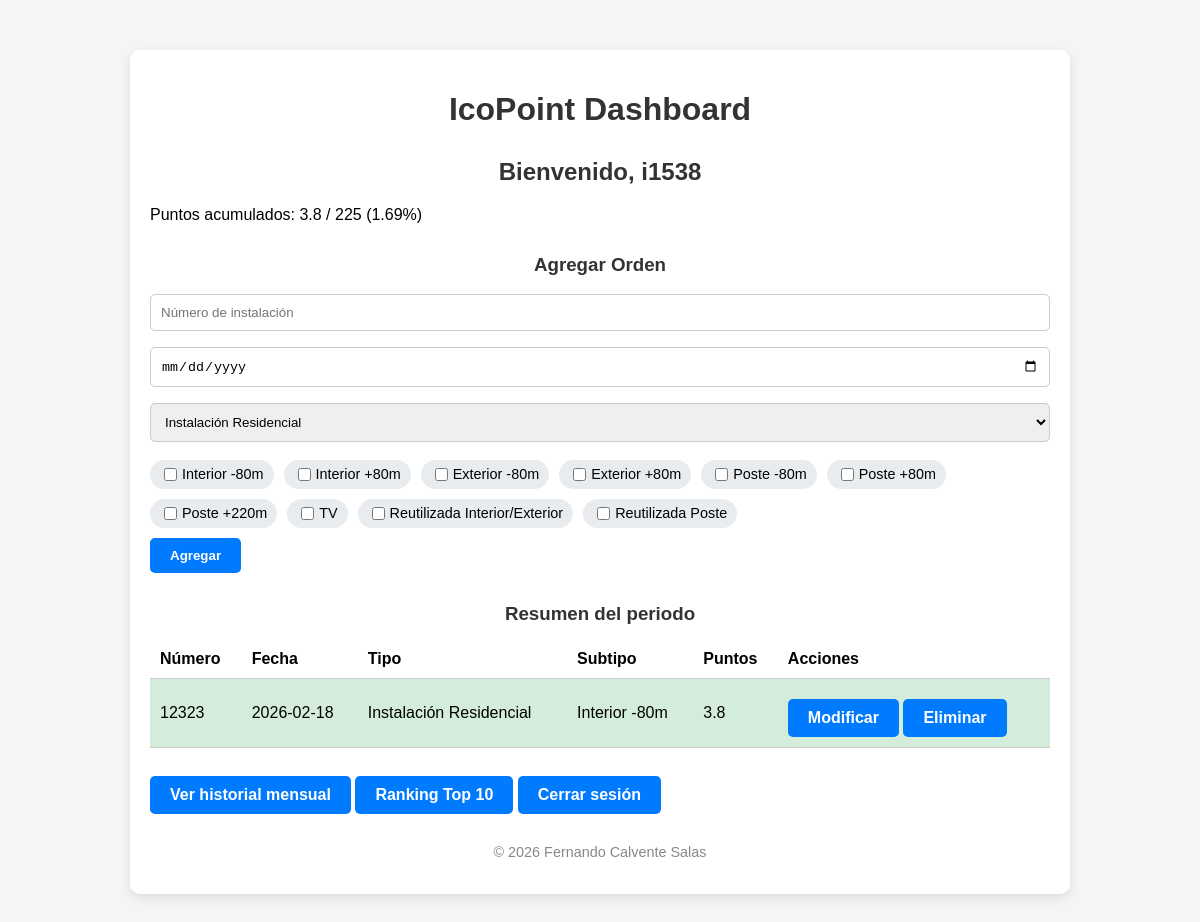
/dashboard (signed in), run on an earlier commit of the app's database.
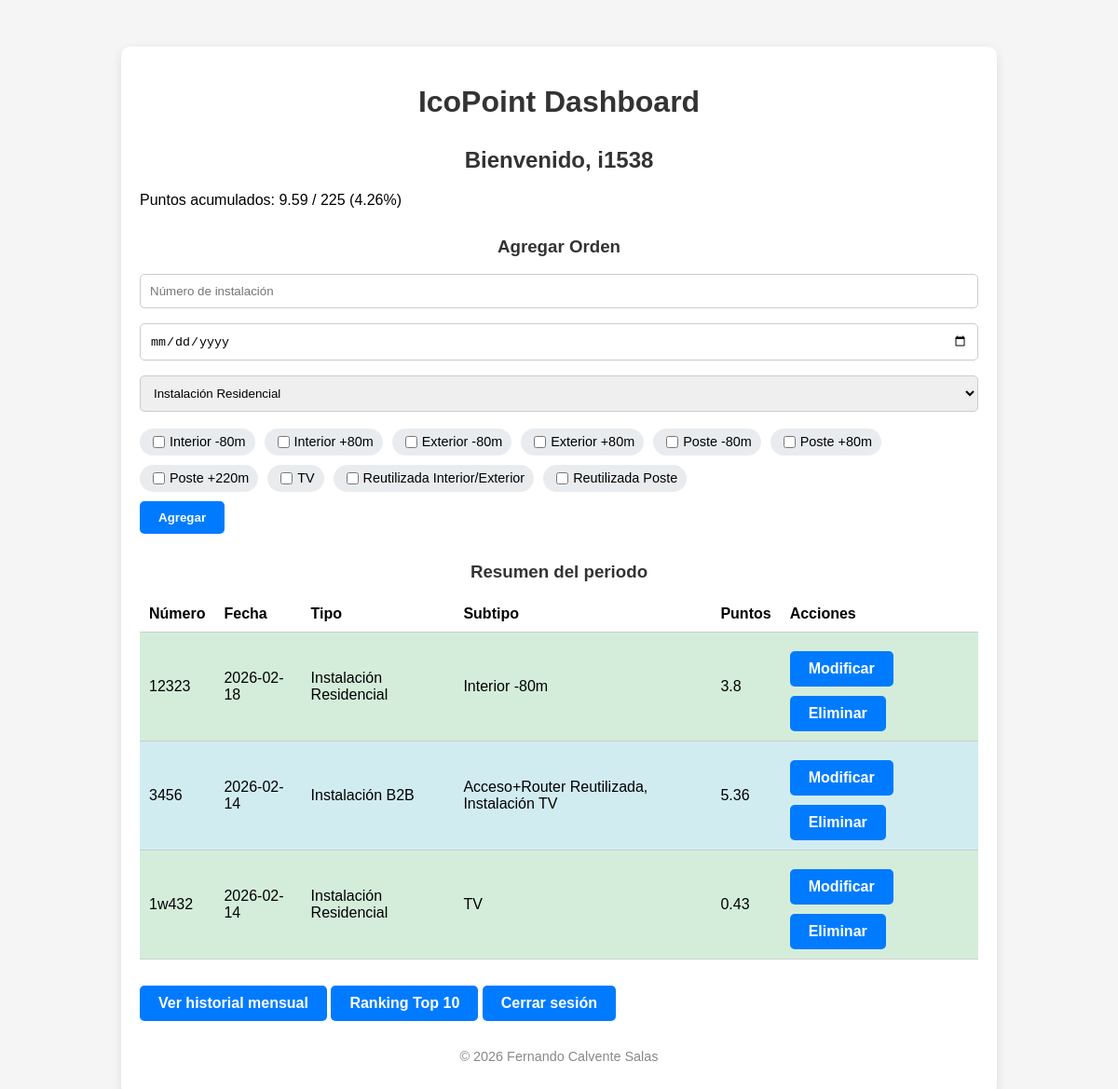
And on a later commit of the database.
### app.py (models this page shows)
class Orden(db.Model):
    id = db.Column(db.Integer, primary_key=True)
    user_id = db.Column(db.Integer, db.ForeignKey('user.id'))
    numero_instalacion = db.Column(db.String(50))
    fecha = db.Column(db.Date)
    tipo = db.Column(db.String(50))
    subtipos = db.Column(db.String(200))
    puntos = db.Column(db.Float)

### app.py (the view, shortened to what this page needs)
@app.route('/dashboard', methods=['GET', 'POST'])
@login_required
def dashboard():
    if current_user.admin:
        return redirect(url_for('admin_dashboard'))
    hoy = date.today()
    if hoy.day >= 21:
        inicio_periodo = date(hoy.year, hoy.month, 21)
        fin_periodo = date(hoy.year + (hoy.month == 12), (hoy.month % 12) + 1, 20)
    else:
        mes_anterior = hoy.month - 1 if hoy.month > 1 else 12
        año = hoy.year if hoy.month > 1 else hoy.year - 1
        inicio_periodo = date(año, mes_anterior, 21)
        fin_periodo = date(hoy.year, hoy.month, 20)
    ordenes = Orden.query.filter(Orden.user_id==current_user.id,
                                 Orden.fecha>=inicio_periodo, Orden.fecha<=fin_periodo).all()
    total_puntos = sum(o.puntos for o in ordenes)
    objetivo = 225
    progreso = round((total_puntos / objetivo) * 100, 2)
    usuarios = User.query.filter_by(admin=False).all()
    ranking_list = []
    for u in usuarios:
        total = sum(o.puntos for o in Orden.query.filter_by(user_id=u.id).all())
        ranking_list.append((u.username, total))
    ranking_list.sort(key=lambda x: x[1], reverse=True)
    top10 = ranking_list[:10]
    return render_template('dashboard.html', ordenes=ordenes, total_puntos=total_puntos, progreso=progreso, ranking=top10)

### app.py (called while the page is built)
@login_manager.user_loader
def load_user(user_id):
    return User.query.get(int(user_id))

### templates/dashboard.html (shortened to what this page needs)
<!DOCTYPE html>
<html>
<head>
    <link rel="stylesheet" href="{{ url_for('static', filename='style.css') }}">
</head>
<body>
<div class="container">
    <h1>IcoPoint Dashboard</h1>
    <h2>Bienvenido, {{ current_user.username }}</h2>
    <p>Puntos acumulados: {{ total_puntos }} / 225 ({{ progreso }}%)</p>
    <h3>Agregar Orden</h3>
    <form method="POST">
        <input type="text" name="numero_instalacion" placeholder="Número de instalación" required>
        <input type="date" name="fecha" required>
        <select name="tipo" id="tipo" onchange="actualizarSubtipos()" required>
            <option value="Instalación Residencial">Instalación Residencial</option>
        </select>
        <div id="subtiposContainer" class="subtipos-container"></div>
        <button type="submit">Agregar</button>
    </form>
    <h3>Resumen del periodo</h3>
    <table>
        <tr>
            <th>Número</th>
            <th>Fecha</th>
            <th>Tipo</th>
            <th>Subtipo</th>
            <th>Puntos</th>
            <th>Acciones</th>
        </tr>
        {% for o in ordenes %}
        <tr style="background-color: {% if 'B2B' in o.tipo %}#d1ecf1{% elif 'Residencial' in o.tipo %}#d4edda{% else %}#fff{% endif %}">
            <td>{{ o.numero_instalacion }}</td>
            <td>{{ o.fecha }}</td>
            <td>{{ o.tipo }}</td>
            <td>{{ o.subtipos }}</td>
            <td>{{ o.puntos }}</td>
            <td>
                {% if o.user_id == current_user.id or current_user.admin %}
                <a href="{{ url_for('modificar', orden_id=o.id) }}" class="btn">Modificar</a>
                <a href="{{ url_for('eliminar', orden_id=o.id) }}" class="btn">Eliminar</a>
                {% endif %}
            </td>
        </tr>
        {% endfor %}
    </table>
    <br>
    <a href="{{ url_for('historial') }}" class="btn">Ver historial mensual</a>
    <a href="{{ url_for('ranking') }}" class="btn">Ranking Top 10</a>
    <a href="{{ url_for('logout') }}" class="btn">Cerrar sesión</a>
    <footer>
        <p>© 2026 Fernando Calvente Salas</p>
    </footer>
</div>
</body>
</html>

What changed in the data, as far as the page shows it:
added Orden: numero_instalacion "3456", fecha "2026-02-14", tipo "Instalación B2B", subtipos "Acceso+Router Reutilizada, Instalación TV", puntos "5.36"
added Orden: numero_instalacion "1w432", fecha "2026-02-14", tipo "Instalación Residencial", subtipos "TV", puntos "0.43"
Also different on the page:
{{ total_puntos }}: "3.8" → "9.59"
{{ progreso }}: "1.69" → "4.26"
